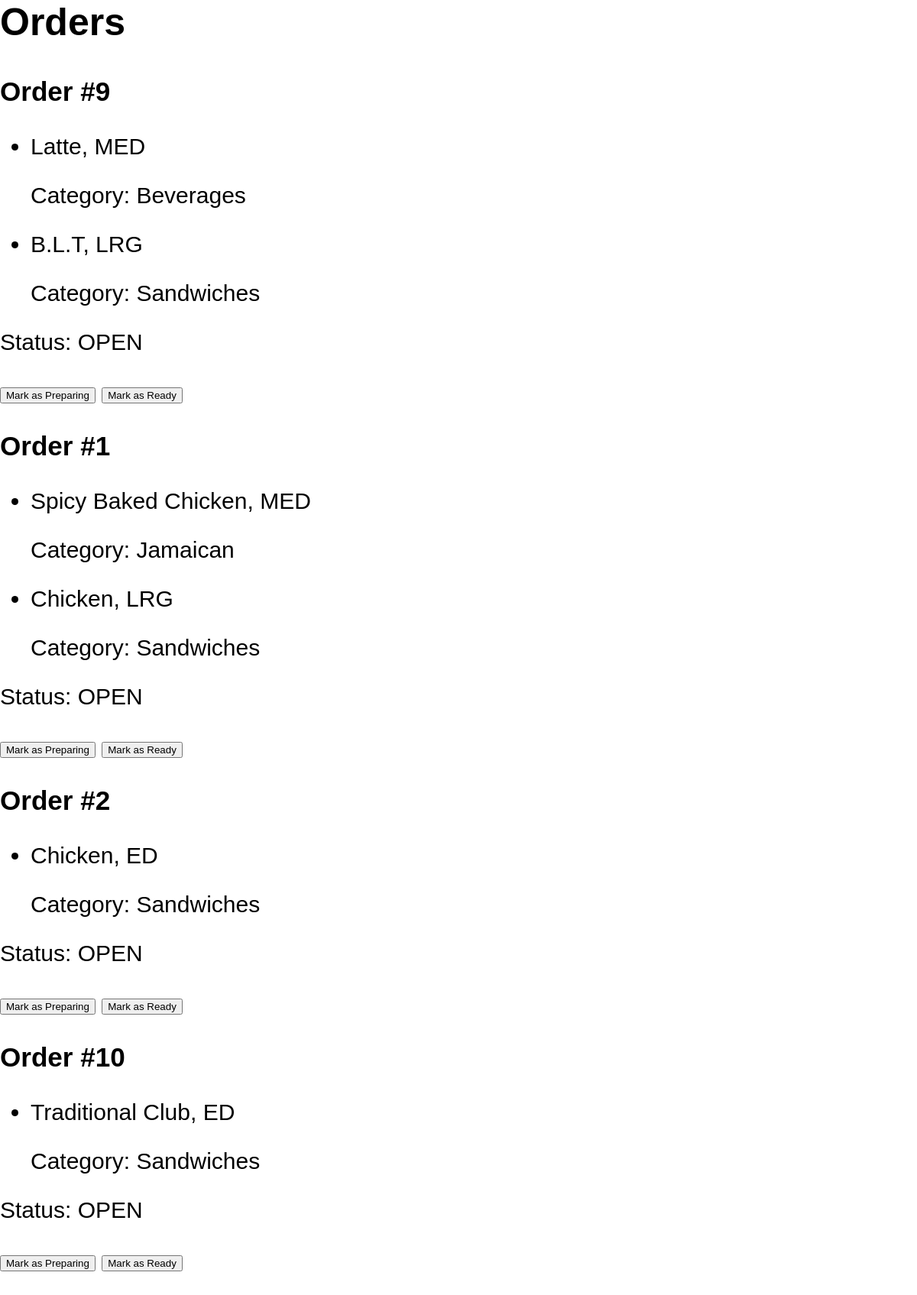
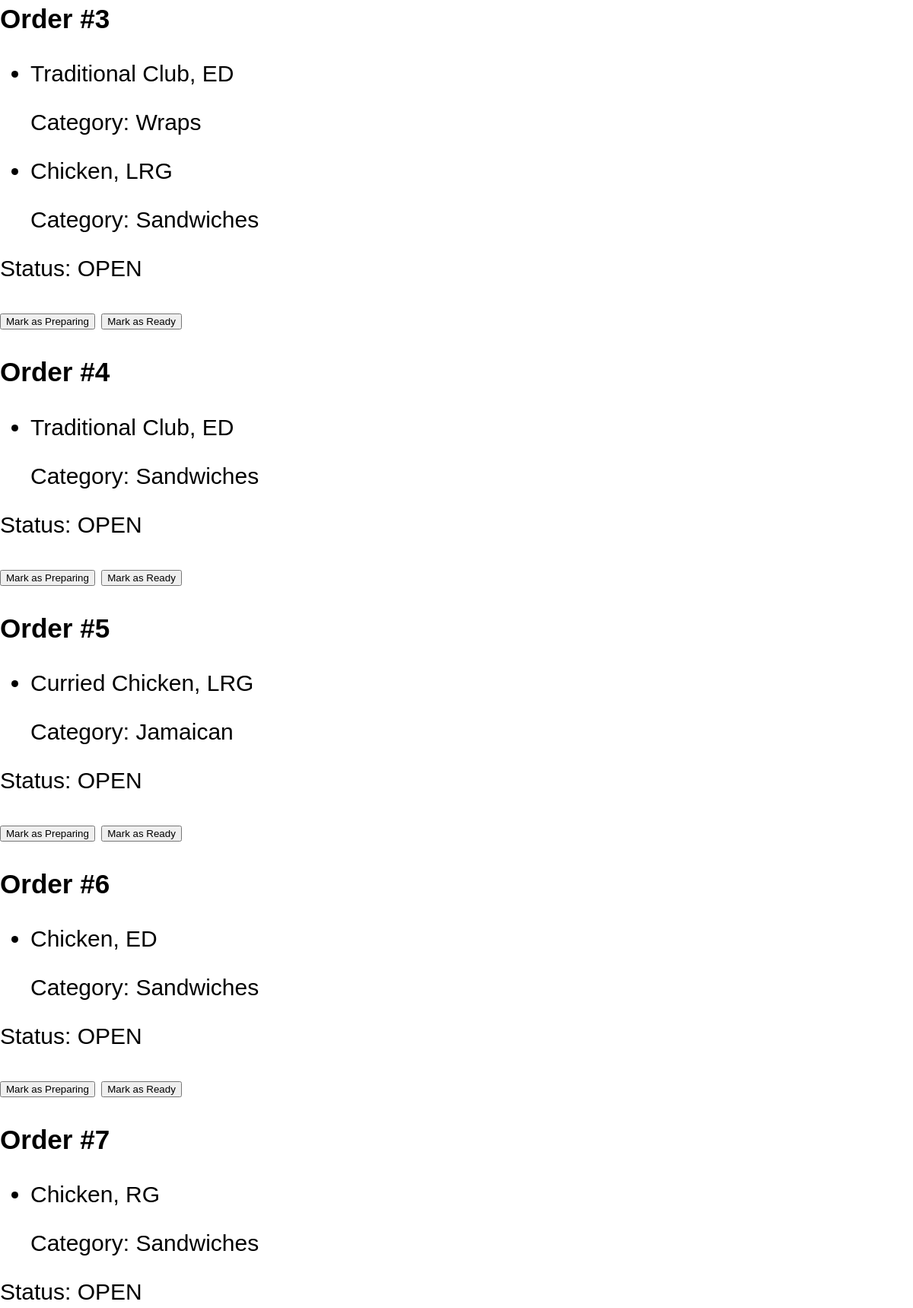
Page /Server.php (upper part) on the committed database (2 pictures, top to bottom).
### tables this page shows
CREATE TABLE `orders` (
    `id` int(11) NOT NULL AUTO_INCREMENT,
    `total` int(11) NOT NULL default 0,
    `items` varchar(300)  NOT NULL default '',
    `status` char(4) NOT NULL default 'OPEN',
    `delivered` varchar(3) NOT NULL default 'NO',
    `date` varchar(11) NOT NULL default '',
    `gen_del_location` varchar(80) NOT NULL default '',
    `address` varchar(100) NOT NULL default '',
    `start_time` varchar(10) NOT NULL default '',
    `end_time` varchar(10) NOT NULL default '',
    `cusId` int(11) NOT NULL default 0,
    `deliveryPersonnel` varchar(100) NOT NULL default '',
    PRIMARY KEY (`id`)

);

CREATE TABLE `menuItems` (
    `id` int(11) NOT NULL AUTO_INCREMENT ,
    `name` varchar(50) NOT NULL default '',
    `category` varchar(35)  NOT NULL default '',
    `medium_size` char(3) NOT NULL default 'MED', 
    `large_size` char(3) NOT NULL default '', 
    `price` int(5)  NOT NULL default 0,
    `large_price` int(5) NOT NULL default 0,
    `image` varchar(50) NOT NULL default 'default-menu-image.jpg',
    `in_stock` varchar(3) NOT NULL default 'YES',
    PRIMARY KEY (`id`)

);

### Employee.php (called while the page is built, shortened)
<?php
require_once 'DBManager.php';
class Employee extends Person{
    function __construct($name, $username, $password,$dbmanager)
    {
        $this->dbmanager = $dbmanager;
        $this->conn = $this->dbmanager->getConn();
    }
}
?>

### Server.php (the view, shortened to what this page needs)
<?php
    require "DBManager.php";
    require "Employee.php";
    class Server extends Employee{
        public function viewOrders(){
            $stmt = $this->conn->query("SELECT * FROM `orders` WHERE `status` = 'OPEN' OR `status` = 'PREP' ORDER BY `start_time` ASC");
            $orders = $stmt->fetchAll();
           ?>
            <h2>Orders</h2>
            <?php foreach($orders as $order):?>
            <div id="orderDiv<?=$order["id"]?>">
                <h3>Order #<?=$order["id"]?></h3>
                <ul><?php
                    $items = explode(",",$order["items"]);
                    foreach($items as $item):
                        $foodID = (int) substr($item,0,2);
                        $foodItems = $this->conn->query("SELECT * FROM menuItems WHERE id =$foodID");
                        $foodResult = $foodItems->fetchAll();
                        $foodName = $foodResult[0]["name"];
                        $foodCategory = $foodResult[0]["category"];
                ?>
                        <li id="<?=$order["id"]?>>"><?=$foodName?>, <?=substr($item,3)?></li>
                        <p class="item-category">Category: <?=$foodCategory?></p>
                    <?php endforeach?>
                </ul>
                <p class="order-status-" id="order-status-<?=$order["id"]?>">Status: <?=$order["status"]?></p>
                <button id="<?=$order["id"]?>" class="mark-preparing">Mark as Preparing</button>
                <button id="<?=$order["id"]?>" class="mark-ready">Mark as Ready</button>
            </div>
            <?php endforeach?>
        <?php }
    }
    $host = 'localhost';
    $username = 'boardwalk_user';
    $password = 'password123';
    $dbname = 'cafeInfo';
    $db = new DBManager($host, $username, $password, $dbname);
    $server = new Server("john", "john123", "pwd123", $db);
    $server->viewOrders();
?>

### index.css (style rules this page uses)
h2 { font-size: 50px; }

### rows in the picture
orders: id "9", items "MED", items "LRG", status "OPEN"
menuitems: name "Latte", category "Beverages"
menuitems: name "B.L.T", category "Sandwiches"
orders: id "1", items "MED", items "LRG", status "OPEN"
menuitems: name "Spicy Baked Chicken", category "Jamaican"
menuitems: name "Chicken", category "Sandwiches"
orders: id "2", menuitems.name "Chicken", items "ED", menuitems.category "Sandwiches", status "OPEN"
orders: id "10", menuitems.name "Traditional Club", items "ED", menuitems.category "Sandwiches", status "OPEN"
orders: id "3", items "ED", items "LRG", status "OPEN"
menuitems: name "Traditional Club", category "Wraps"
orders: id "4", menuitems.name "Traditional Club", items "ED", menuitems.category "Sandwiches", status "OPEN"
orders: id "5", menuitems.name "Curried Chicken", items "LRG", menuitems.category "Jamaican", status "OPEN"
orders: id "6", menuitems.name "Chicken", items "ED", menuitems.category "Sandwiches", status "OPEN"
orders: id "7", menuitems.name "Chicken", items "RG", menuitems.category "Sandwiches", status "OPEN"
